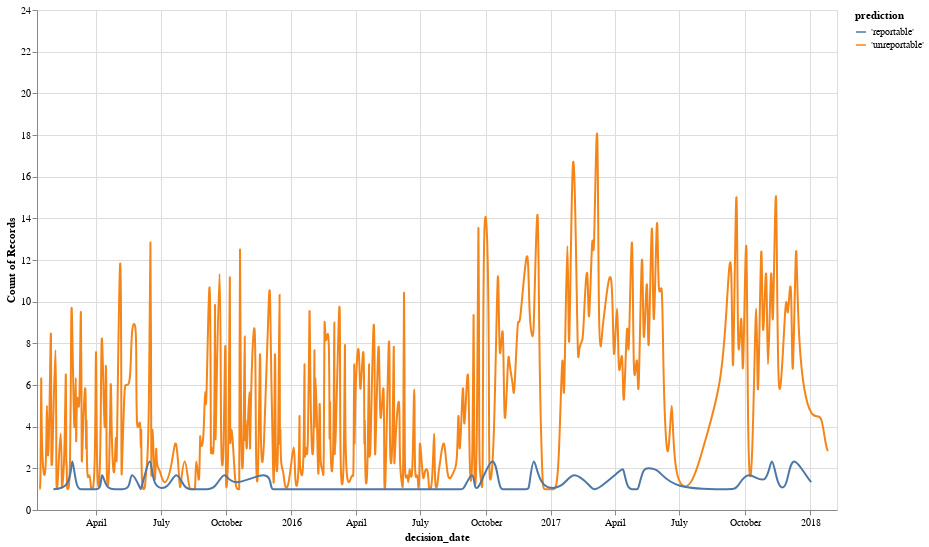

Here is the notebook cell this chart was saved with:
### Code cell
alt.Chart(ark_reportability_data).mark_line(interpolate='basis-open').encode(
    x='decision_date:T',
    y='count(casename):Q',
    color='prediction:N',
    tooltip=['prediction:N', 'decision_date:T', 'jurisdiction:N']
).interactive().properties(height=500, width=800)

### Figure 1 — Vega-Lite specification as saved in the notebook (floating-point values rounded to 4 significant figures; data arrays with more than 128 entries replaced by an {"elided": "..."} marker saying what was removed)
{"$schema": "https://vega.github.io/schema/vega-lite/v3.4.0.json", "config": {"mark": {"tooltip": null}, "view": {"height": 300, "width": 400}}, "data": {"name": "data-03a85be7a0b667a84dce841506609fee"}, "datasets": {"data-03a85be7a0b667a84dce841506609fee": {"elided": "2127 records"}}, "encoding": {"color": {"field": "prediction", "type": "nominal"}, "tooltip": [{"field": "prediction", "type": "nominal"}, {"field": "decision_date", "type": "temporal"}, {"field": "jurisdiction", "type": "nominal"}], "x": {"field": "decision_date", "type": "temporal"}, "y": {"aggregate": "count", "field": "casename", "type": "quantitative"}}, "height": 500, "mark": {"interpolate": "basis-open", "type": "line"}, "selection": {"selector076": {"bind": "scales", "encodings": ["x", "y"], "type": "interval"}}, "width": 800}
